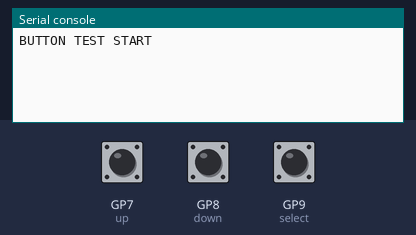
Recording of a program running on a simulated Raspberry Pi Pico running MicroPython. On the bench: the last lines printed to the serial console. Inputs (shaded band) come from the test bench; at power-on: GP7 (up) HIGH, GP8 (down) HIGH, GP9 (select) HIGH.

Above: at 1.2 s.
1.3 s: GP7 (up) pulled LOW for 0.15 s
At 2.0 s:
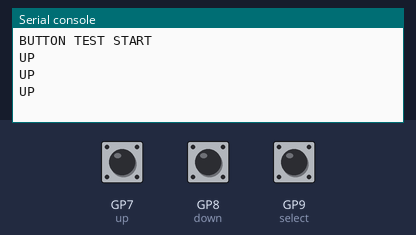
2.9 s: GP8 (down) pulled LOW for 0.15 s
At 4.2 s:
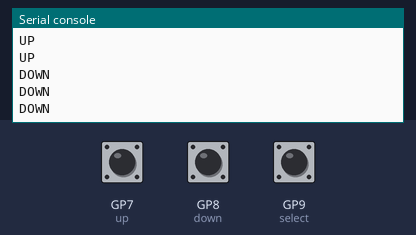
4.5 s: GP9 (select) pulled LOW for 0.15 s
At 5.8 s:
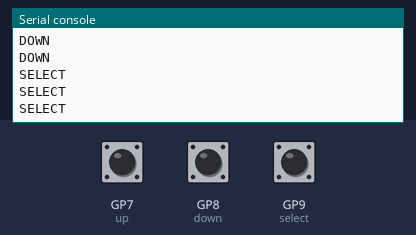

The program:

buttons_test.py
```python
from machine import Pin
import time


# Buttons
up = Pin(7, Pin.IN, Pin.PULL_UP)
down = Pin(8, Pin.IN, Pin.PULL_UP)
select = Pin(9, Pin.IN, Pin.PULL_UP)


print("BUTTON TEST START")


while True:

    if not up.value():
        print("UP")

    if not down.value():
        print("DOWN")

    if not select.value():
        print("SELECT")


    time.sleep_ms(50)
```

Measured:
- after the input at 1.3 s, the serial console: prints a new line at once (image 1)
- after the input at 2.9 s, the serial console: prints a new line at once (image 2)
- after the input at 4.5 s, the serial console: prints a new line at once (image 3)
